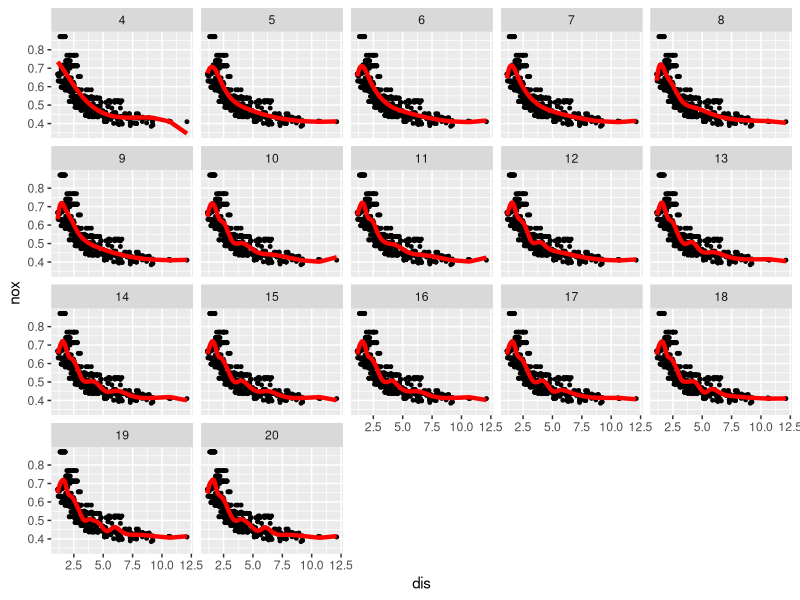

Source code (R):
library(MASS)
library(plyr)
library(ggplot2)
head(Boston)
library(splines)

modelos <- lapply(4:20, function(grado){
  lm(nox~bs(dis, df=grado), data = Boston)
})


res.1 <- ldply(modelos, function(mod){
  data.frame(grado=(mod$rank-1) ,dis=Boston$dis, nox = Boston$nox, 
    pred.nox = predict(mod, newdata = Boston))
})

#df.etiquetas <- data.frame(x=5,y=0.5, hola=paste('hola',1:10), grado=1:10)

ggplot(res.1, aes(x=dis, y=nox)) + geom_point(size=1) + facet_wrap(~grado) +
  geom_line(aes(y=pred.nox), colour='red',size=1.5) 
#+
#  geom_text(data=df.etiquetas, aes(x=x, y=y, label=hola), col='green')